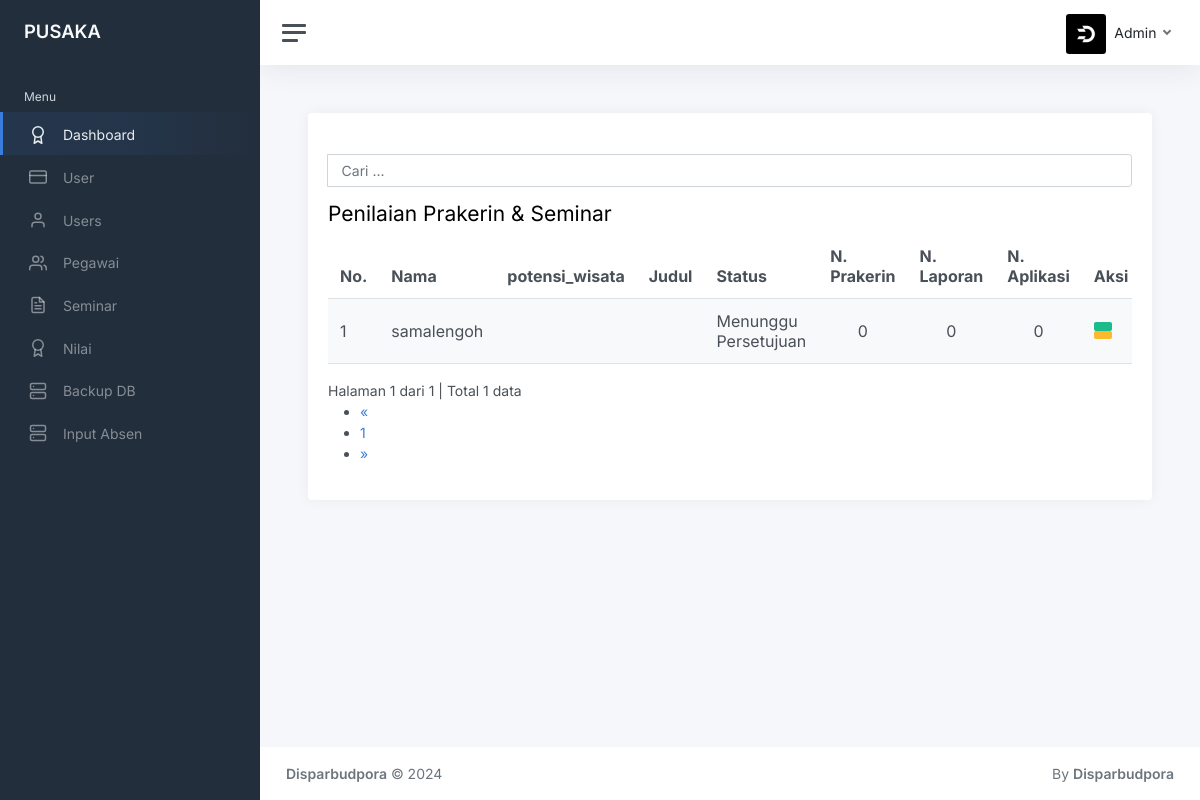
Page /index.php?page=tampil-nilai (signed in) on the committed database.
### tables this page shows
CREATE TABLE `seminar` (
  `idseminar` int(5) NOT NULL AUTO_INCREMENT,
  `nis` int(8) NOT NULL,
  `judul` varchar(255) NOT NULL,
  `file` varchar(255) NOT NULL,
  `tautan` varchar(255) NOT NULL,
  `statussem` varchar(30) NOT NULL,
  `ket` varchar(255) NOT NULL,
  `pengujilap` int(8) NOT NULL,
  `pengujiapl` int(8) NOT NULL,
  `nilaiprakerin` int(3) NOT NULL,
  `nilailaporan` int(3) NOT NULL,
  `nilaiaplikasi` int(3) NOT NULL,
  PRIMARY KEY (`idseminar`)
);

CREATE TABLE `users` (
  `nis` bigint(12) unsigned NOT NULL,
  `id` bigint(12) unsigned NOT NULL,
  `nama` varchar(255) NOT NULL,
  `tanggal_buat` date NOT NULL,
  `alamat` varchar(255) NOT NULL,
  `potensi_wisata` varchar(100) NOT NULL,
  `telp` varchar(15) NOT NULL,
  `stat` varchar(30) NOT NULL,
  `foto` varchar(255) NOT NULL,
  PRIMARY KEY (`nis`)
);

### seminar/tampil-nilai.php (the view, shortened to what this page needs)
<?php
if (isset($_POST['cari'])) {
    $cari = $_POST['cari'];
} else {
    $cari = "";
}
?>
<br>
<div class="row">
    <div class="col-md-12">
        <div class="panel-body">
            <div class="pull-right btn-tambah">
                <form class="form-inline" method="POST" action="?page=seminar-tampil">
                    <div class="form-group">
                        <div class="input-group">
                            <input type="text" class="form-control" name="cari" placeholder="Cari ..." autocomplete="off" value="<?php echo $cari; ?>">
                        </div>
                    </div>
                </form>
            </div>
        </div>
        <div class="panel panel-default">
            <div class="panel-heading">
                <h3 class="panel-title">Penilaian Prakerin & Seminar</h3>
            </div>
            <div class="panel-body">
                <div class="table-responsive">
                    <table class="table table-striped table-hover">
                        <thead>
                            <tr>
                                <th>No.</th>
                                <th>Nama</th>
                                <th>potensi_wisata</th>
                                <th>Judul</th>
                                <th>Status</th>
                                <th class='center'>N. Prakerin</th>
                                <th class='center'>N. Laporan</th>
                                <th class='center'>N. Aplikasi</th>
                                <th class='center'>Aksi</th>
                            </tr>
                        </thead>
                        <tbody>
                            <?php
                            $batas = 10;
                            if (isset($cari)) {
                                $jumlah_record = mysqli_query($db, "SELECT seminar.*, users.nama, users.potensi_wisata FROM seminar JOIN users ON users.nis = seminar.nis WHERE potensi_wisata LIKE '%$cari%' OR nama LIKE '%$cari%'") or die('Ada kesalahan pada query jumlah_record: ' . mysqli_error($db));
                            } else {
                                $jumlah_record = mysqli_query($db, "SSELECT seminar.*, users.nama, users.potensi_wisata FROM seminar JOIN users ON users.nis = seminar.nis") or die('Ada kesalahan pada query jumlah_record: ' . mysqli_error($db));
                            }
                            $jumlah  = mysqli_num_rows($jumlah_record);
                            $halaman = ceil($jumlah / $batas);
                            $page    = (isset($_GET['hal'])) ? (int)$_GET['hal'] : 1;
                            $mulai   = ($page - 1) * $batas;
                            $no = 1;
                            if (isset($cari)) {
                                $query = mysqli_query($db, "SELECT seminar.*, users.nama, users.potensi_wisata FROM seminar JOIN users ON users.nis = seminar.nis WHERE potensi_wisata LIKE '%$cari%' OR nama LIKE '%$cari%' ORDER BY nis LIMIT $mulai, $batas")
                                    or die('Ada kesalahan pada query seminar: ' . mysqli_error($db));
                            } else {
                                $query = mysqli_query($db, "SELECT seminar.*, users.nama, users.potensi_wisata FROM seminar JOIN users ON users.nis = seminar.nis ORDER BY nis LIMIT $mulai, $batas") or die('Ada kesalahan pada query seminar: ' . mysqli_error($db));
                            }
                            while ($data = mysqli_fetch_assoc($query)) {
                                echo "  <tr>
                      <td width='20'>$no</td>
                      <td width='100'>$data[nama]</td>
                      <td width='75'>$data[potensi_wisata]</td>
                      <td width='200'>$data[judul]</td>
                      <td width='50'>$data[statussem]</td>
                      <td width='25' align='center'>$data[nilaiprakerin]</td>
                      <td width='25' align='center'>$data[nilailaporan]</td>
                      <td width='25' align='center'>$data[nilaiaplikasi]</td>
                      <td width='100' class='center'>
                        <div class=''>
                        <a data-toggle='tooltip' data-placement='top' title='Detail' style='margin-right:5px' class='btn btn-success btn-sm' href='?page=seminar-detail&id=$data[idseminar]'> <i class='glyphicon glyphicon-eye-open'></i></a>
                        <a data-toggle='tooltip' data-placement='top' title='Print Detail' style='margin-right:5px' class='btn btn-warning btn-sm' href='?page=seminar-print-detail&id=$data[idseminar]' target='_blank'> <i class='glyphicon glyphicon-print'></i></a>";;
                            ?>
                            <?php
                                echo "
                        </div>
                      </td>
                    </tr>";
                                $no++;
                            }
                            ?>
                        </tbody>
                    </table>
                    <?php
                    if (empty($_GET['hal'])) {
                        $halaman_aktif = '1';
                    } else {
                        $halaman_aktif = $_GET['hal'];
                    }
                    ?>
                    <a>
                        Halaman <?php echo $halaman_aktif; ?> dari <?php echo $halaman; ?> |
                        Total <?php echo $jumlah; ?> data
                    </a>
                    <nav>
                        <ul class="pagination pull-right">
                            <?php
                            if ($halaman_aktif <= '1') { ?>
                                <li class="disabled">
                                    <a href="" aria-label="Previous">
                                        <span aria-hidden="true">&laquo;</span>
                                    </a>
                                </li>
                            <?php
                            }
                            ?>
                            <?php
                            for ($x = 1; $x <= $halaman; $x++) { ?>
                                <li class="">
                                    <a href="?page=seminar-tampil&hal=<?php echo $x ?>"><?php echo $x ?></a>
                                </li>
                            <?php
                            }
                            ?>
                            <?php
                            if ($halaman_aktif >= $halaman) { ?>
                                <li class="disabled">
                                    <a href="" aria-label="Next">
                                        <span aria-hidden="true">&raquo;</span>
                                    </a>
                                </li>
                            <?php
                            }
                            ?>
                        </ul>
                    </nav>
                </div>
            </div>
        </div>
    </div>
</div>

### rows in the picture
seminar: users.nama "samalengoh", statussem "Menunggu Persetujuan", nilaiprakerin "0", nilailaporan "0", nilaiaplikasi "0"

### other values in the picture
$_SESSION['level'] "Admin"
$halaman_aktif "1"
$halaman "1"
$jumlah "1"
